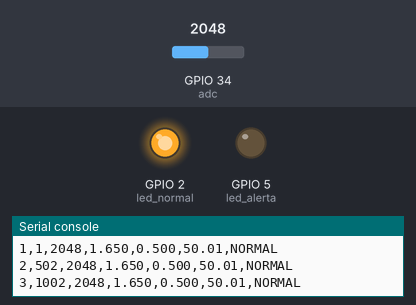
Simulated run of this program. Board: ESP32 board running MicroPython. Parts: output pins drawn as LEDs (lit = HIGH), the last lines printed to the serial console. The inputs (shaded band) are chosen by the test bench; at power-on: GPIO 34 (adc) = 2048 (analog values on the 0–4095 scale).

Above: at 1.2 s.
1.3 s: GPIO 34 (adc) set to 2838
2.8 s: GPIO 34 (adc) set to 2925
At 3.8 s:
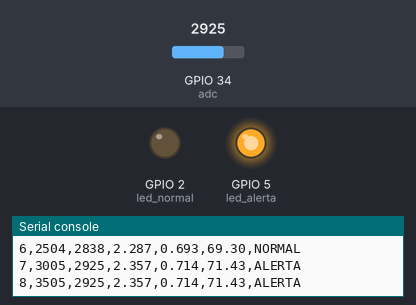
4.5 s: GPIO 34 (adc) set to 2866
At 5.0 s:
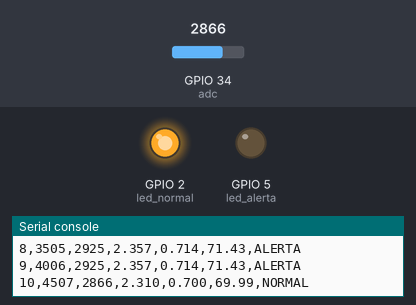
6.0 s: GPIO 34 (adc) set to 3603
At 7.4 s:
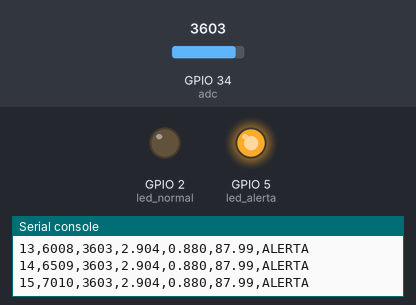
Timing chart, 0 to 8.5 s (numbered marks = the images above; inputs shaded):
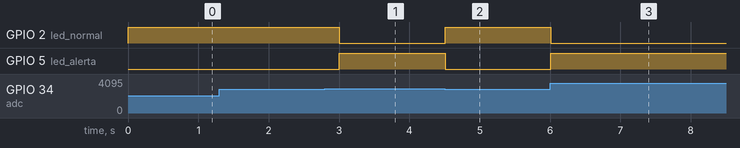

The program:

SensorAnalogico.py
```python
# Ejemplo: sensor de humedad con escalado y alerta por LEDs

from machine import Pin, ADC
from time import sleep, ticks_ms

# -----------------------------
# CONFIGURACIÓN DEL ADC
# -----------------------------
adc = ADC(Pin(34))
adc.atten(ADC.ATTN_11DB)      # Permite leer aproximadamente hasta 3.3 V
adc.width(ADC.WIDTH_12BIT)    # Lectura de 0 a 4095

# -----------------------------
# CONFIGURACIÓN DE LEDS
# -----------------------------
led_alerta = Pin(5, Pin.OUT)  # LED rojo
led_normal = Pin(2, Pin.OUT)  # LED verde

# -----------------------------
# CONSTANTES DEL SISTEMA
# -----------------------------
VREF = 3.3
ADC_MIN = 0
ADC_MAX = 4095

HUMEDAD_MIN = 0
HUMEDAD_MAX = 100

UMBRAL_HUMEDAD = 70  # Porcentaje de humedad

def leer_adc():
    """
    Lee el valor crudo del ADC.
    Retorna un número entre 0 y 4095.
    """
    return adc.read()


def adc_a_voltaje(valor_adc):
    """
    Convierte el valor ADC a voltaje.
    """
    voltaje = valor_adc * VREF / ADC_MAX
    return voltaje


def normalizar(valor, entrada_min, entrada_max):
    """
    Convierte un valor a una escala entre 0 y 1.
    """
    return (valor - entrada_min) / (entrada_max - entrada_min)


def escalar(valor_norm, salida_min, salida_max):
    """
    Convierte un valor normalizado a una escala física.
    """
    return salida_min + valor_norm * (salida_max - salida_min)


def adc_a_humedad(valor_adc):
    """
    Convierte el valor ADC a porcentaje de humedad.
    """
    adc_norm = normalizar(valor_adc, ADC_MIN, ADC_MAX)
    humedad = escalar(adc_norm, HUMEDAD_MIN, HUMEDAD_MAX)
    return adc_norm, humedad


def controlar_leds(humedad):
    """
    Enciende LED rojo si supera el umbral.
    Enciende LED verde si está en estado normal.
    """
    if humedad >= UMBRAL_HUMEDAD:
        led_alerta.on()
        led_normal.off()
        estado = "ALERTA"
    else:
        led_alerta.off()
        led_normal.on()
        estado = "NORMAL"

    return estado


# -----------------------------
# PROGRAMA PRINCIPAL
# -----------------------------

print("Sistema de monitoreo de humedad")
print("muestra,tiempo_ms,adc,voltaje,adc_norm,humedad,estado")

muestra = 1

while True:
    tiempo = ticks_ms()

    valor_adc = leer_adc()
    voltaje = adc_a_voltaje(valor_adc)
    adc_norm, humedad = adc_a_humedad(valor_adc)

    estado = controlar_leds(humedad)

    print(f"{muestra},{tiempo},{valor_adc},{voltaje:.3f},{adc_norm:.3f},{humedad:.2f},{estado}")

    muestra += 1
    sleep(0.5)
```

Measured:
- the behaviour switches between 2866 and 2867 on GPIO 34 (adc) (found by bisection; images 0 and 1)
- after the input at 2.8 s, GPIO 2 (led_normal): HIGH → LOW after 0.21 s; GPIO 5 (led_alerta): LOW → HIGH after 0.21 s
- after the input at 4.5 s, GPIO 2 (led_normal): LOW → HIGH at once; GPIO 5 (led_alerta): HIGH → LOW at once
- after the input at 6.0 s, GPIO 2 (led_normal): HIGH → LOW at once; GPIO 5 (led_alerta): LOW → HIGH at once
